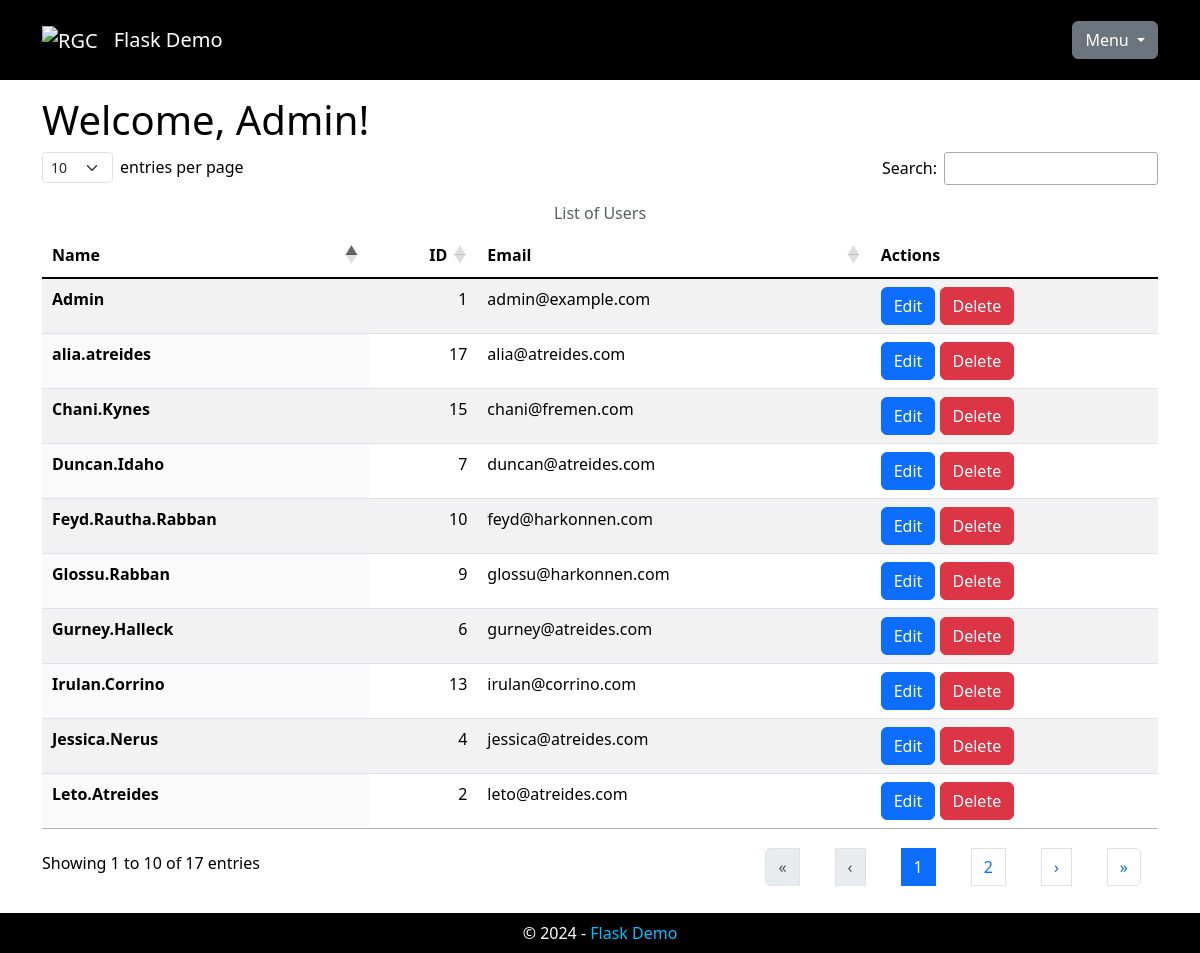
The page /users (signed in) on the database as committed earlier.
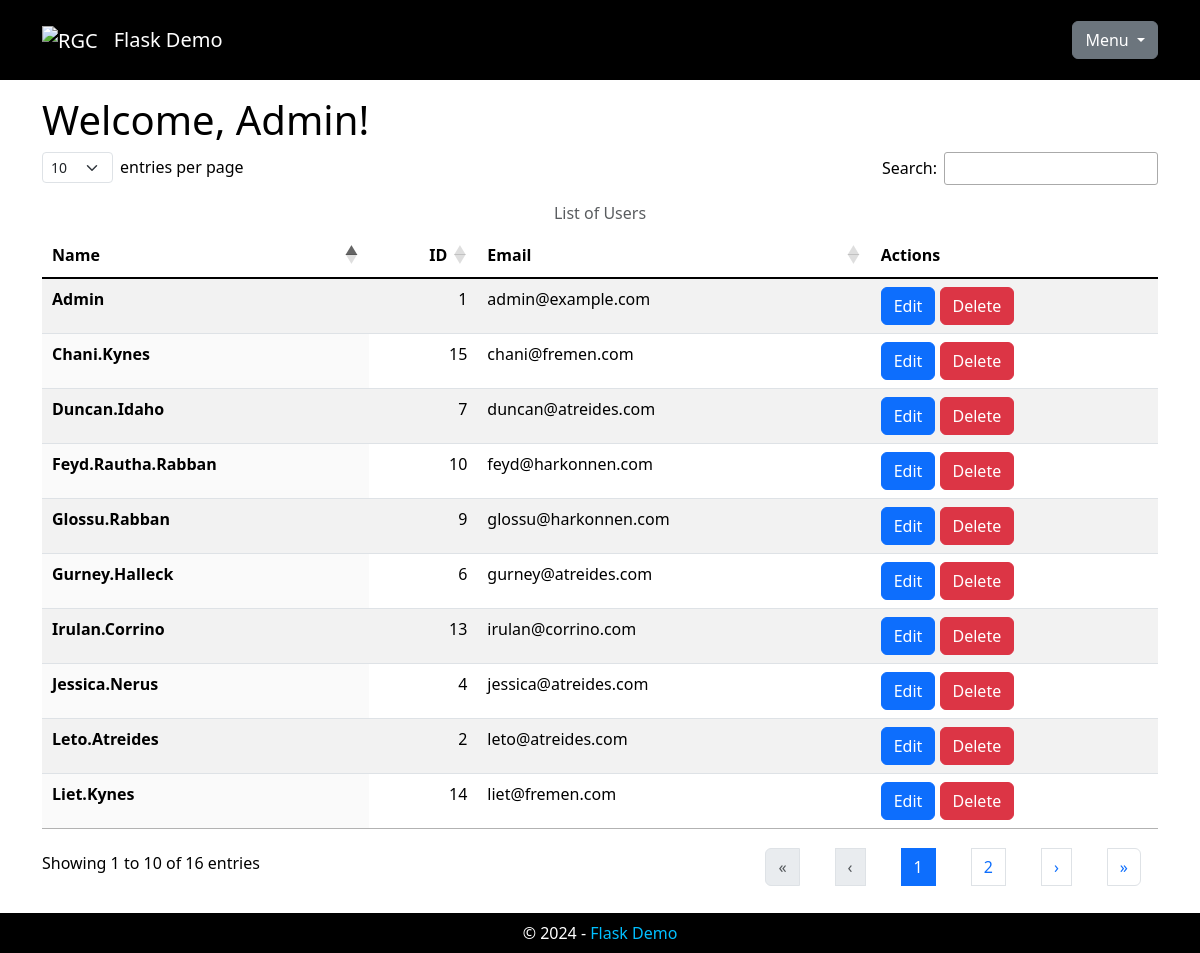
The same page on the database as committed later.
### app/models.py (models this page shows, shortened)
class User(UserMixin, db.Model):
    __tablename__ = 'users'
    user_id: Mapped[int] = mapped_column(primary_key=True)
    username: Mapped[str] = mapped_column(
        String(64), index=True, unique=True)
    user_email: Mapped[Optional[str]] = mapped_column(
        String(128), index=True, unique=True)
    password_hash: Mapped[Optional[str]] = mapped_column(
        String(256))
    associations: Mapped[List['Association']] = relationship(
        back_populates='user')
    def get_id(self):
        return self.user_id

### app/main/main_routes.py (the view)
@bp.route('/users')
@login_required
def users():
    _page_title = 'List of Users'
    if int(current_user.get_id()) == 1:
        _users = User.query.all()
    else:
        _users = User.query.get_or_404(current_user.get_id(),
                                       LOGIN_REQ_MSG)
    _users = [_users] if not isinstance(_users, list) else _users
    _html = render_template('main/users.html', page_title=_page_title,
                            users=_users)
    return _html

### app/models.py (called while the page is built)
@login.user_loader
def load_user(user_id):
    validate_input('user_id', user_id, int)
    return db.session.get(User, user_id)

### app/templates/main/users.html (shortened to what this page needs)
{% extends "base.html" %}
{% block head %}
{{ super() }}
<link rel="stylesheet" type="text/css" href="{{ url_for('static', filename='css/dataTables.dataTables.min.css') }}">
<link rel="stylesheet" type="text/css" href="{{ url_for('static', filename='css/dataTables.bootstrap5.min.css') }}">
{% endblock %}
{% block content %}
{% if current_user.get_id() != 1 %}
<h1>Welcome!</h1>
<p>This page is restricted to administrators.</p>
{% else %}
<h1>Welcome, {{ current_user.username }}!</h1>
<table id="data-table" class="table table-striped display caption-top">
  <caption class="text-center">List of Users</caption>
  <thead>
    <tr>
      <th scope="col">Name</th>
      <th scope="col">ID</th>
      <th scope="col">Email</th>
      {% if current_user.get_id() == 1 %}
      <th scope="col">Actions</th>
      {% endif %}
    </tr>
  </thead>
  <tbody class="table-group-divider">
    {% for user in users %}
    <tr>
      <th scope="row">{{ user.username }}</th>
      <td>{{ user.user_id }}</td>
      <td>{{ user.user_email }}</td>
      {% if current_user.get_id() == 1 %}
      <td class="text-nowrap">
        <a class="btn btn-primary" href="{{ url_for('admin.edit_user', id=user.user_id) }}" title="Edit">Edit</a>
        <a class="btn btn-danger" href="{{ url_for('admin.delete_user', id=user.user_id) }}" title="Delete">Delete</a>
      </td>
      {% endif %}
    </tr>
    {% endfor %}
  </tbody>
</table>
{% endif %}
{% endblock %}

### app/templates/base.html (shortened to what this page needs)
<!DOCTYPE html>
<html lang="en">
<head>
  {% block head %}
  <link rel="stylesheet" type="text/css" href="{{ url_for('static', filename='css/bootstrap.min.css') }}">
  <link rel="stylesheet" type="text/css" href="{{ url_for('static', filename='css/base.css') }}">
  {% endblock %}
</head>
<body>
  <header>
    <nav class="navbar navbar-expand-lg navbar-dark fixed-top">
      <div class="container">
        <a class="navbar-brand" href="{{ url_for('main.index') }}" title="Home">
          <img src="{{ url_for('static', filename='img/logo.png') }}" alt="RGC" class="nav-logo" />
        </a>
        <a class="navbar-brand" href="{{ url_for('main.index') }}" title="Home">Flask Demo</a>
        <div class="dropdown ms-auto">
          <button class="btn btn-secondary dropdown-toggle" type="button" data-bs-toggle="dropdown"
            aria-expanded="false">
            Menu
          </button>
        </div>
      </div>
    </nav>
  </header>
  <main role="main">
    <div class="container">
      <div id="content">
        {% block content %}
        {% endblock %}
      </div>
  </main>
  <footer class="footer">
    <div class="text-center">
      &copy; <span id="currentYear"></span> -
      <a href="{{ url_for('main.index') }}" title="Home">Flask Demo</a>
    </div>
  </footer>
</body>
</html>

Rows that differ between the two databases and show on the page:
removed User: username "alia.atreides", user_id "17", user_email "alia@atreides.com"
now on this page (row edited): User: username "Liet.Kynes", user_id "14", user_email "liet@fremen.com"
Other text that changed with them:
text written by a page script: "entries per page Search: Showing 1 to 10 of 17 entries « ‹ 1 2 › »" → "entries per page Search: Showing 1 to 10 of 16 entries « ‹ 1 2 › »"
